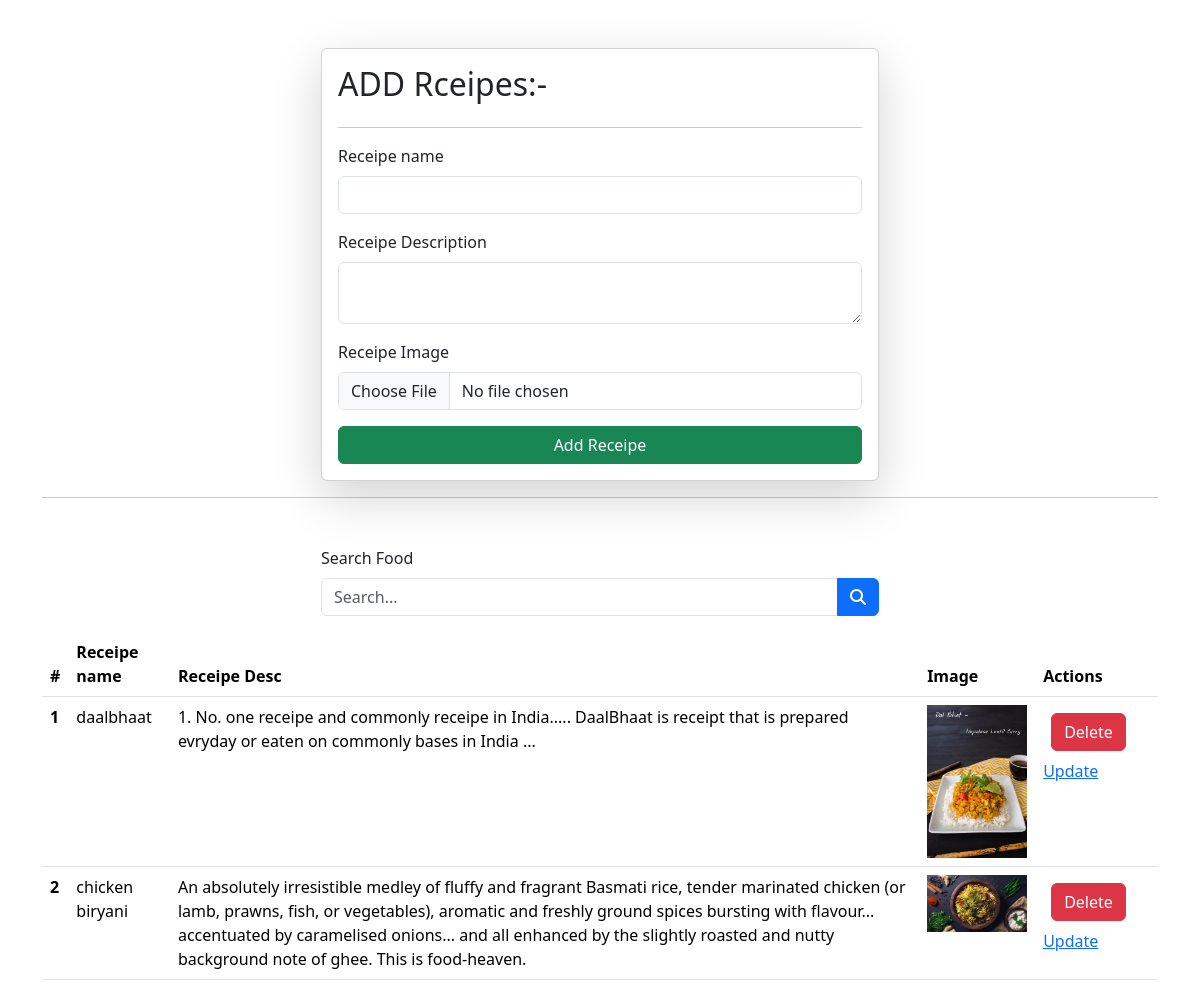
Screenshot of /receipes/ with the database file from the repository.
### Vege/models.py (models this page shows)
class Receipes(models.Model):
    user = models.ForeignKey(User, on_delete=models.SET_NULL, null=True,blank = False)
    receipe_name = models.CharField(max_length=500)
    receipe_description = models.TextField()
    receipe_image = models.ImageField(upload_to = "receipe")

### Vege/views.py (the view, shortened to what this page needs)
# urls.py: path('receipes/', receipes , name = "receipes"),
def receipes(request):
    queryset = Receipes.objects.all()
    context = {"receipes" : queryset}
    return render(request , "receipes.html", context)

### Vege/templates/receipes.html (shortened to what this page needs)
{% extends "base.html"%}
{% block start %}
<div class = "container mt-5">
    <form class = "col-6 mx-auto shadow-lg card p-3"method = "post" enctype = "multipart/form-data">
        <h2>ADD Rceipes:- </h2>
        <hr>
        <div class="mb-3">
          <label for="exampleInputEmail1" class="form-label">Receipe name</label>
          <input name = "receipe_name" required type="text" class="form-control" >
        </div>
        <div class="mb-3">
          <label for="exampleInputPassword1" class="form-label">Receipe Description</label>
          <textarea name = "receipe_description" class = "form-control" required ></textarea>
        </div>
        <div class="mb-3">
            <label for="exampleInputPassword1" class="form-label">Receipe Image</label>
            <input name = "receipe_image" type="file" class="form-control" >
          </div>
        <button type="submit" class="btn btn-success">Add Receipe</button>
     </form>
     <hr>
     <div class = "mt-5">
      <div class = "mx-auto col-6">
        <div class="mb-3 position-relative">
          <label for="searchInput" class="form-label">Search Food</label>
          <div class="input-group">
              <input name="search" required type="text" class="form-control" placeholder="Search...">
              <button type="submit" class="btn btn-primary">
                  <i class="fas fa-search"></i>
              </button>
          </div>
          <link rel="stylesheet" href="https://cdnjs.cloudflare.com/ajax/libs/font-awesome/6.4.2/css/all.min.css">
      </div>
      </div>
     </div>
      <table class="table">
        <thead>
          <tr>
            <th scope="col">#</th>
            <th scope="col">Receipe name</th>
            <th scope="col">Receipe Desc</th>
            <th scope="col">Image</th>
            <th scope="col">Actions</th>
          </tr>
        </thead>
        <tbody>
          {% for receipe in receipes%}
          <tr>
            <th scope="row">{{forloop.counter}}</th>
            <td>{{receipe.receipe_name}}</td>
            <td>{{receipe.receipe_description}}</td>
            <td>
              <img src="{{ receipe.receipe_image.url }}" alt="Image" width="100"></td>
            <td>
              <a href = "/delete_receipe/{{receipe.id}}/" class = "btn btn-danger m-2">Delete</a >
              <a href = "/update_receipe/{{receipe.id}}/" class = "btn-btn-success">Update</a >
                  </td>
          </tr>
          {% endfor %}
        </tbody>
      </table>
  </div>
{% endblock %}

### Vege/templates/base.html (shortened to what this page needs)
<!DOCTYPE html>
<html lang="en">
<head>
    <link href="https://cdn.jsdelivr.net/npm/bootstrap@5.3.3/dist/css/bootstrap.min.css" rel="stylesheet">
</head>
<body>
    {% block start %}
    {% endblock %}
</body>
</html>

### rows the page displays
Receipes: receipe_name "daalbhaat", receipe_description "1. No. one receipe and commonly receipe in India..... DaalBhaat is receipt that is prepared evryday or eaten on commonly bases in India ...", receipe_image (picture)
Receipes: receipe_name "chicken biryani", receipe_description "An absolutely irresistible medley of fluffy and fragrant Basmati rice, tender marinated chicken (or lamb, prawns, fish, or vegetables), aromatic and freshly ground spices bursting with flavour... accentuated by caramelised onions... and all enhanced by the slightly roasted and nutty background note of ghee. This is food-heaven.", receipe_image (picture)
